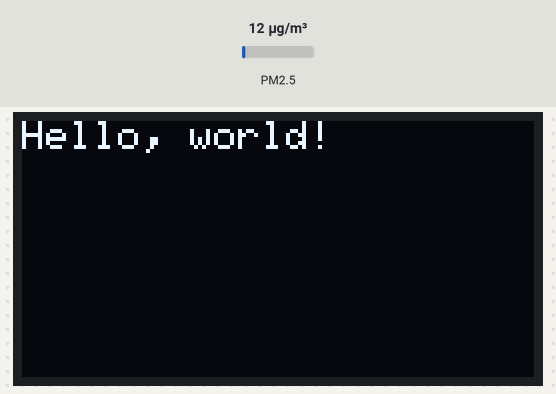
A sketch run on a simulated ESP8266 (NodeMCU). On the bench: 128×64 one-colour display. The inputs (shaded band) are chosen by the test bench; at power-on: PM2.5 12 µg/m³. What the sketch prints to the serial monitor is not drawn.

Above: at 7.1 s.
At 10.2 s:
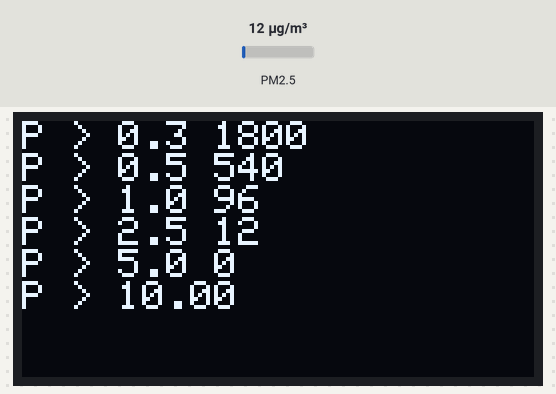
10.3 s: PM2.5 set to 6 µg/m³
At 13.1 s:
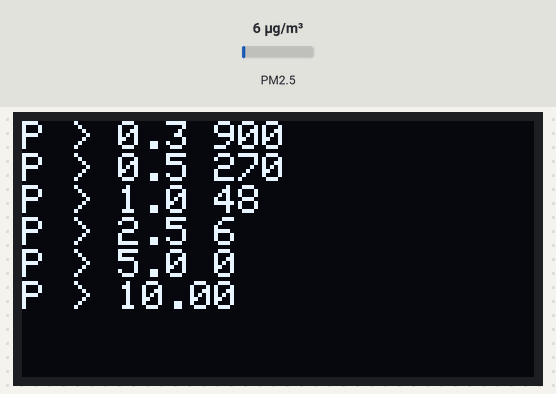
13.9 s: PM2.5 set to 75 µg/m³
At 15.6 s:
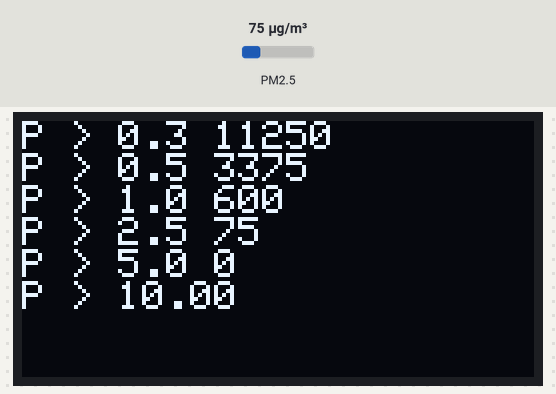
17.5 s: PM2.5 set to 150 µg/m³
At 19.3 s:
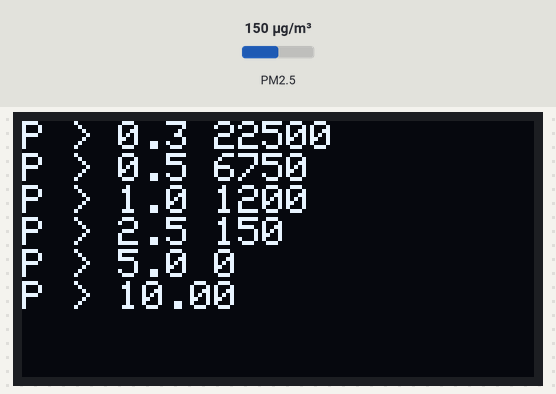
Timing chart, 0 to 20.8 s (numbered marks = the images above; inputs shaded):
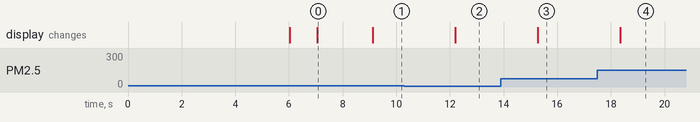

Measured:
- after the input at 10.3 s, the display: changes after 1.9 s (image 2)
- after the input at 13.9 s, the display: changes after 1.4 s (image 3)
- after the input at 17.5 s, the display: changes after 0.84 s (image 4)
- what the display in image 0 shows lasts 2.0 s, from 7.1 s to 9.1 s

The sketch:

PM25_testesp32c3_WOLED.ino
```cpp
/* Test sketch for Adafruit PM2.5 sensor with UART or I2C */
#include <Wire.h>
#include "Adafruit_PM25AQI.h"
#include <Adafruit_GFX.h>
#include <Adafruit_SSD1306.h>


// If your PM2.5 is UART only, for UNO and others (without hardware serial)
// we must use software serial...
// pin #2 is IN from sensor (TX pin on sensor), leave pin #3 disconnected
// comment these two lines if using hardware serial
//#include <SoftwareSerial.h>
//SoftwareSerial pmSerial(2, 3);


#define OLED_RESET -1        // Reset pin # (or -1 if sharing Arduino reset pin)
#define SCREEN_ADDRESS 0x3c  ///< See datasheet for Address; 0x3D for 128x64, 0x3C for 128x32

#define SCREEN_WIDTH 128  // OLED display width, in pixels
#define SCREEN_HEIGHT 64  // OLED display height, in pixels
#define SSD1306_NO_SPLASH

Adafruit_SSD1306 display(SCREEN_WIDTH, SCREEN_HEIGHT, &Wire, OLED_RESET);

Adafruit_PM25AQI aqi = Adafruit_PM25AQI();

void setup() {
  // Wait for serial monitor to open
  Serial.begin(115200);
  // while (!Serial) delay(10);
  delay(6000);
  Serial.println(F("Testing Adafruit PMSA003I Air Quality Sensor"));
  Wire.setPins(D4,D5);
  Wire.begin();
  //SSD1306_SWITCHCAPVCC = generate display voltage from 3.3V internally
  if (!display.begin(SSD1306_SWITCHCAPVCC, SCREEN_ADDRESS)) {
    Serial.println(F("SSD1306 allocation failed"));
    for (;;)
      ;  // Don't proceed, loop forever
  }
  delay(1000);
  // Clear the buffer
  display.clearDisplay();

  // Show initial display buffer contents on the screen --
  // the library initializes this with an Adafruit splash screen.

  display.setTextSize(1);  // Normal 1:1 pixel scale
  // display.setRotation(2);
  display.setTextColor(SSD1306_WHITE);  // Draw white text
  display.setCursor(0, 0);              // Start at top-left corner
  display.println(F("Hello, world!"));
  // Show the display buffer on the screen. You MUST call display() after
  // drawing commands to make them visible on screen!
  display.display();
  delay(2000);


  // If using serial, initialize it and set baudrate before starting!
  // Uncomment one of the following
  Serial1.begin(9600,SERIAL_8N1,D7,D6);
  //pmSerial.begin(9600);

  // There are 3 options for connectivity!
  //if (! aqi.begin_I2C()) {      // connect to the sensor over I2C
  if (!aqi.begin_UART(&Serial1)) {  // connect to the sensor over hardware serial
                                    //if (! aqi.begin_UART(&pmSerial)) { // connect to the sensor over software serial
    Serial.println("Could not find PM 2.5 sensor!");
    while (1) delay(10);
  }

  Serial.println("PM25 found!");
}

void loop() {
  PM25_AQI_Data data;

  if (!aqi.read(&data)) {
    Serial.println("Could not read from AQI");
    delay(500);  // try again in a bit!
                 //Serial.println("Plowing ahead anyway");
    return;
  }
  Serial.println("AQI reading success");

  Serial.println();
  Serial.println(F("---------------------------------------"));
  Serial.println(F("Concentration Units (standard)"));
  Serial.println(F("---------------------------------------"));
  Serial.print(F("PM 1.0: "));
  Serial.print(data.pm10_standard);
  Serial.print(F("\t\tPM 2.5: "));
  Serial.print(data.pm25_standard);
  Serial.print(F("\t\tPM 10: "));
  Serial.println(data.pm100_standard);
  Serial.println(F("Concentration Units (environmental)"));
  Serial.println(F("---------------------------------------"));
  Serial.print(F("PM 1.0: "));
  Serial.print(data.pm10_env);
  Serial.print(F("\t\tPM 2.5: "));
  Serial.print(data.pm25_env);
  Serial.print(F("\t\tPM 10: "));
  Serial.println(data.pm100_env);
  Serial.println(F("---------------------------------------"));
  Serial.print(F("Particles > 0.3um / 0.1L air:"));
  Serial.println(data.particles_03um);
  Serial.print(F("Particles > 0.5um / 0.1L air:"));
  Serial.println(data.particles_05um);
  Serial.print(F("Particles > 1.0um / 0.1L air:"));
  Serial.println(data.particles_10um);
  Serial.print(F("Particles > 2.5um / 0.1L air:"));
  Serial.println(data.particles_25um);
  Serial.print(F("Particles > 5.0um / 0.1L air:"));
  Serial.println(data.particles_50um);
  Serial.print(F("Particles > 10 um / 0.1L air:"));
  Serial.println(data.particles_100um);
  Serial.println(F("---------------------------------------"));
  display.clearDisplay();
  //display.setTextSize(1); // Draw 1X-scale text
  display.setCursor(0, 0);
  display.print("P > 0.3 ");
  display.println(data.particles_03um);
  display.print("P > 0.5 ");
  display.println(data.particles_05um);
  display.print("P > 1.0 ");
  display.println(data.particles_10um);
  display.print("P > 2.5 ");
  display.println(data.particles_25um);
  display.print("P > 5.0 ");
  display.println(data.particles_50um);
  display.print("P > 10.0");
  display.println(data.particles_100um);
  display.display();
  delay(3000);
  Serial1.flush();
}
```
